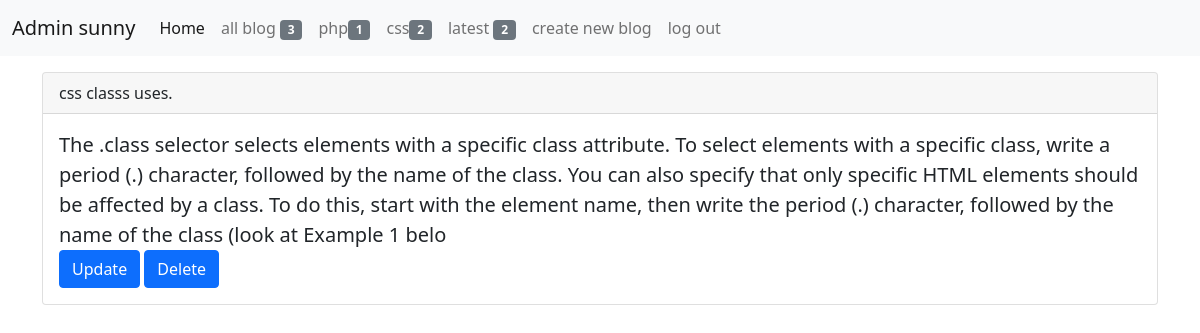
/single.php?title=css classs uses. (signed in), run on the app's committed database.
### tables this page shows
CREATE TABLE `blog1` (
  `sno` int(11) NOT NULL,
  `title` varchar(100) NOT NULL,
  `content` varchar(10000) NOT NULL,
  `latest` varchar(50) NOT NULL,
  `type` varchar(50) NOT NULL,
  `fornav` varchar(10) NOT NULL,
  `dt` datetime NOT NULL DEFAULT current_timestamp()
);

### single.php (the view, shortened to what this page needs)
<!DOCTYPE html>
<html lang="en">
<head>
    <link rel="stylesheet" href="css/bootstrap.min.css">
    <link rel="stylesheet" href="css/sunny.css">
</head>
<body>
    <nav class="navbar navbar-expand-lg navbar-light bg-light">
        <div class="container-fluid">
            <a class="navbar-brand" href="#"><?php $name = $_SESSION['username']; echo "Admin $name";?></a>
            <div class="collapse navbar-collapse" id="navbarSupportedContent">
                <ul class="navbar-nav me-auto mb-2 mb-lg-0">
                    <li class="nav-item">
                        <a class="nav-link active" aria-current="page" href="#">Home</a>
                    </li>
                    <?php
              require "partials/db.php";
              $sqlforallblog = "SELECT * FROM `blog1`";
              $result_for_all_blog = mysqli_query($connect, $sqlforallblog);
              if($result_for_all_blog){
                $num_for_all_blog = mysqli_num_rows($result_for_all_blog);
              echo '<li class="nav-item">
              <a class="nav-link" href="#">all blog
              <span class="badge bg-secondary">'.$num_for_all_blog.'</span></a>
          </li>';
              }
              else {
                echo "there is some problem -----> ".mysqli_error($connect);
              }
              $sql = "SELECT * FROM `blog1` WHERE `blog1`.`fornav` = 'yes'";
              $result = mysqli_query($connect, $sql);
              if($result){
                while($row = mysqli_fetch_assoc($result)){
              $type = $row['type'];
              $sql1 = "SELECT * FROM `blog1` WHERE `blog1`.`type` = '$type'";
              $result1 = mysqli_query($connect, $sql1);
                  $num = mysqli_num_rows($result1);
                  echo '<li class="nav-item">
                  <a class="nav-link" href="forblogtype.php?type='.$row['type'].'">'.$row['type'].'<span class="badge bg-secondary">'.$num.'</span></a>
                </li>';
                }
              }
              else{
                echo "there is some problem ----->".mysqli_error($connect);
              }
              $sql_for_latest = "SELECT * FROM `blog1` WHERE `blog1`.`latest` = 'yes'";
              $result_for_latest = mysqli_query($connect, $sql_for_latest);
              if($result_for_latest){
                $num_for_latest = mysqli_num_rows($result_for_latest);
                echo '<li class="nav-item">
                <a class="nav-link" href="forblogtype.php?latest=yes">latest
                <span class="badge bg-secondary">'.$num_for_latest.'</span></a>
            </li>';
              }
              else {
                echo "there is some problem -----> ".mysqli_error($connect);
              }
              ?>
                    <li class="nav-item">
                        <a class="nav-link" href="#">create new blog</a>
                    </li>
                    <li class="nav-item">
                        <a class="nav-link" href="logedout">log out</a>
                    </li>
                </ul>
            </div>
        </div>
    </nav>
    <div class="container pt-3">
        <?php
        if(isset($_GET['title'])){
            $title = $_GET['title'];
            $sql_for_data = "SELECT * FROM `blog1` WHERE `blog1`.`title` = '$title'";
            $result_for_data = mysqli_query($connect, $sql_for_data);
            $num_for_data = mysqli_num_rows($result_for_data);
            if($num_for_data>0){
                while($row = mysqli_fetch_assoc($result_for_data)){
                    echo '<div class="card" id = "h">
                    <div class="card-header" id="t2">
                        '.$row['title'].'
                    </div>
                    <div class="card-body">
                        <blockquote class="blockquote mb-0">
                            <p id="c2">'.$row['content'].'</p>
                        </blockquote>
                        <a class="btn btn-primary updates" id="'.$row['sno'].'">Update</a>
                        <a class="btn btn-primary deletes" id="'.$row['title'].'">Delete</a>
                    </div>
                </div>';
                }
            }
            else{
                header('location: main.php');
            }
        }
        ?>
    </div>
</body>
</html>

### data on the page
blog1: type "php", num "1"
blog1: type "css", num "2"
blog1: title "css classs uses.", content "The .class selector selects elements with a specific class attribute. To select elements with a specific class, write a period (.) character, followed by the name of the class. You can also specify that only specific HTML elements should be affected by a class. To do this, start with the element name, then write the period (.) character, followed by the name of the class (look at Example 1 belo"

### other printed values
$name "sunny"
$num_for_all_blog "3"
$num_for_latest "2"
